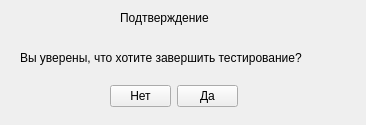
<?xml version="1.0" encoding="UTF-8"?>
<ui version="4.0">
 <class>Form</class>
 <widget class="QWidget" name="Form">
  <property name="geometry">
   <rect>
    <x>0</x>
    <y>0</y>
    <width>366</width>
    <height>125</height>
   </rect>
  </property>
  <property name="windowTitle">
   <string>Form</string>
  </property>
  <widget class="QLabel" name="label">
   <property name="geometry">
    <rect>
     <x>120</x>
     <y>10</y>
     <width>121</width>
     <height>16</height>
    </rect>
   </property>
   <property name="text">
    <string>Подтверждение</string>
   </property>
  </widget>
  <widget class="QLabel" name="label_2">
   <property name="geometry">
    <rect>
     <x>20</x>
     <y>50</y>
     <width>327</width>
     <height>16</height>
    </rect>
   </property>
   <property name="text">
    <string>Вы уверены, что хотите завершить тестирование?</string>
   </property>
  </widget>
  <widget class="QWidget" name="">
   <property name="geometry">
    <rect>
     <x>110</x>
     <y>80</y>
     <width>128</width>
     <height>32</height>
    </rect>
   </property>
   <layout class="QHBoxLayout" name="horizontalLayout">
    <item>
     <widget class="QPushButton" name="pushButton_2">
      <property name="text">
       <string>Нет</string>
      </property>
     </widget>
    </item>
    <item>
     <widget class="QPushButton" name="pushButton">
      <property name="text">
       <string>Да</string>
      </property>
     </widget>
    </item>
   </layout>
  </widget>
 </widget>
 <resources/>
 <connections/>
</ui>
